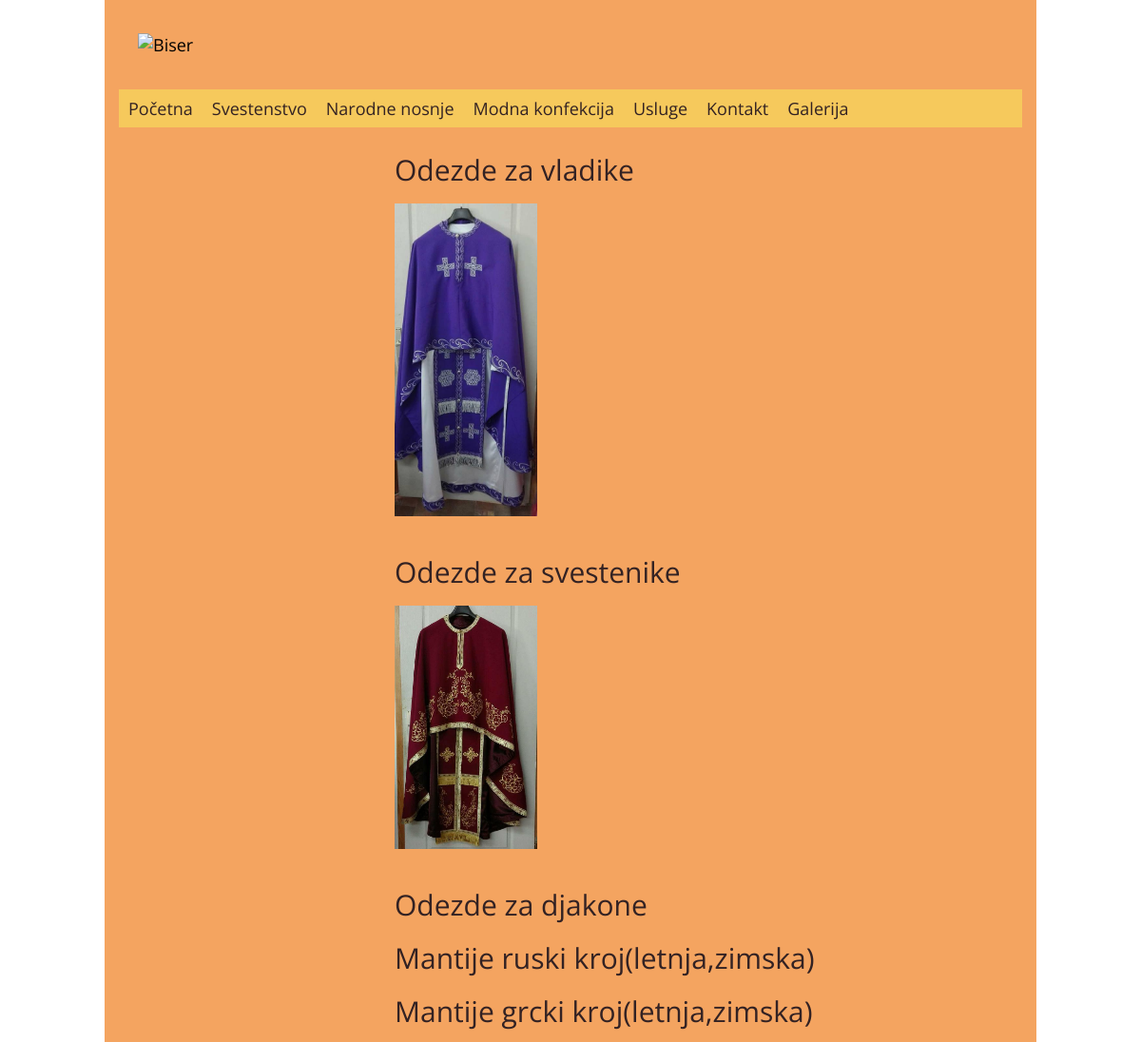
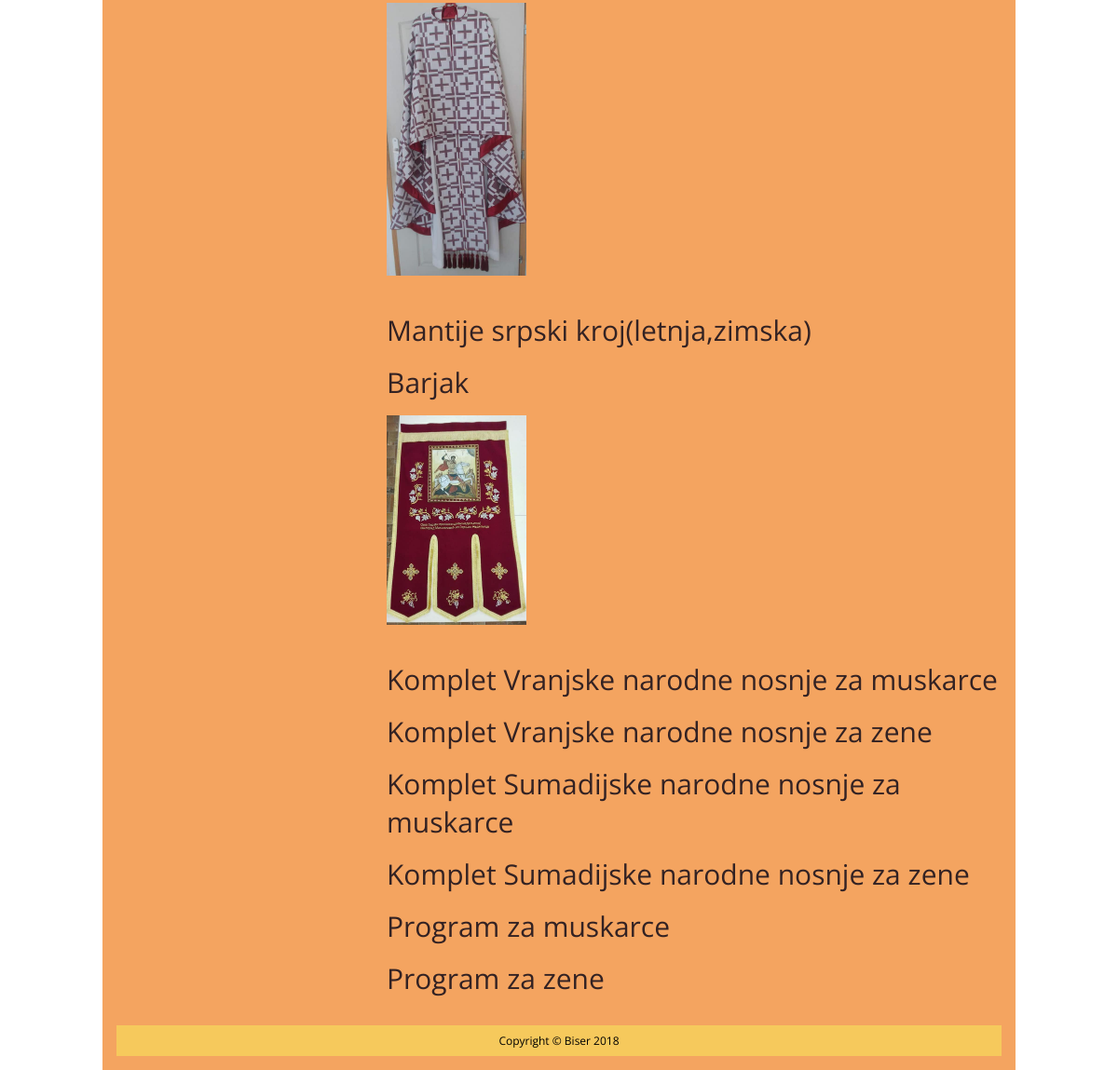
The page / on the database its author committed (2 pictures, top to bottom).
### tables this page shows
CREATE TABLE IF NOT EXISTS `kategorija` (
  `id` int(2) UNSIGNED NOT NULL AUTO_INCREMENT,
  `naziv` varchar(50) NOT NULL,
  `obrisan` int(1) NOT NULL DEFAULT '0',
  PRIMARY KEY (`id`)
);

CREATE TABLE IF NOT EXISTS `proizvodi` (
  `id` int(2) UNSIGNED NOT NULL AUTO_INCREMENT,
  `naziv` varchar(50) NOT NULL,
  `kategorija` varchar(50) NOT NULL,
  `slikaproizvoda` varchar(50) DEFAULT NULL,
  `obrisan` int(1) NOT NULL DEFAULT '0',
  `opisproizvoda` text NOT NULL,
  PRIMARY KEY (`id`)
);

### klase/classBaza.php (called while the page is built, shortened)
<?php
class Baza{
	private $db;
	public function __construct()
	{
		$this->db=@mysqli_connect("localhost","wwwkovin_biser", "wwwkovin_wwwkovi", "", "wwwkovin_biser");
		mysqli_query($this->db, "SET NAMES UTF8");
		return $this->db;
	}
	public function izvrsiUpit($upit)
	{
		return mysqli_query($this->db, $upit);
	}
	public function procitajRed($rez)
	{
		return mysqli_fetch_object($rez);
	}
}
?>

### index.php (the view, shortened to what this page needs)
<?php
require_once("klase/classBaza.php");
$db=new Baza();
?>
<!doctype html>
<html>
<head>
<link href="fa/css/font-awesome.min.css" type="text/css" rel="stylesheet">
<link href="css/style.css" type="text/css" rel="stylesheet">
</head>
<body>
<div id="wrapper">
	<div id="header">
		<div id="logo">
			<img src="galerije/logo3.jpg" alt="Biser">
		</div>
	</div>
	<div id="nav">
		<ul>
			<li><a href="index.php">Početna</a></li>
			<?php
			$upit="SELECT * FROM kategorija";
			$rez=$db->izvrsiUpit($upit);
			while($red=$db->procitajRed($rez))
			{
				echo "<li><a href='index.php?idKategorije=$red->id'>$red->naziv</a></li>";
			}
			?>
			<li><a href="usluge.php">Usluge</a></li>
			<li><a href="kontakt.php">Kontakt</a></li>
			<li><a href="katalog.php">Galerija</a></li>
		</ul>
	</div>
	<div id="sidebar2">
	<?php
	$upit="SELECT * FROM proizvodi WHERE obrisan=0  ";
	$rez=$db->izvrsiUpit($upit);
	while($red=$db->procitajRed($rez))
	{
		echo "<h2><a href='index.php?idProizvoda=$red->id'>".$red->naziv."</a></h2>";
		if($red->slikaproizvoda!="")echo "<img src='slike/$red->slikaproizvoda' width='150px' alt='slika'/><br><br>";
	}
	?>
	</div>
	<div id="footer">
		<p>Copyright &copy; Biser 2018</p>
	</div>
</div>
</body>
</html>

### css/style.css (style rules this page uses)
html { background-image: url(../slike/pozadina.jpg); background-repeat: no-repeat; background-attachment: fixed; background-position: center top; background-size:cover; }
body { margin: 0; padding: 0; font-family: 'Open Sans', sans-serif; font-size: 18px; }
h1, h2, h3, h4, h5, h6 { font-weight: normal; margin: 0.3em 0 0.5em; }
h2 { font-size: 30px; }
a:link, a:visited { color:#332223; text-decoration: none; }
#wrapper { width:950px; padding:15px; margin:0 auto; background-color:#F4A460; }
#header { background:#F4A460; margin-bottom:15px; padding:20px; overflow:hidden; }
#logo { float:left; position: center; }
#nav { height:40px; background:#F6C95C; margin-bottom:15px; }
#nav ul { margin: 0; padding: 0; list-style: none; }
#nav ul li { float:left; position: relative; }
#nav ul li a { padding:10px; height:20px; line-height: 20px; display: block; transition: 0.5s all ease; }
#nav ul li a:link, #nav ul li a:visited { color:#black; text-decoration: none; }
#sidebar2 { float:right; width:660px; margin-bottom:15px; position: relative; }
#footer { background:#F6C95C; clear:both; text-align: center; color: #black; font-size: 12px; padding: 8px; }
#footer p { margin: 0; }

### rows shown on the page
kategorija: naziv "Svestenstvo"
kategorija: naziv "Narodne nosnje"
kategorija: naziv "Modna konfekcija"
proizvodi: naziv "Odezde za vladike", slikaproizvoda (picture)
proizvodi: naziv "Odezde za svestenike", slikaproizvoda (picture)
proizvodi: naziv "Odezde za djakone"
proizvodi: naziv "Mantije ruski kroj(letnja,zimska)"
proizvodi: naziv "Mantije grcki kroj(letnja,zimska)", slikaproizvoda (picture)
proizvodi: naziv "Mantije srpski kroj(letnja,zimska)"
proizvodi: naziv "Barjak", slikaproizvoda (picture)
proizvodi: naziv "Komplet Vranjske narodne nosnje za muskarce"
proizvodi: naziv "Komplet Vranjske narodne nosnje za zene"
proizvodi: naziv "Komplet Sumadijske narodne nosnje za muskarce"
proizvodi: naziv "Komplet Sumadijske narodne nosnje za zene"
proizvodi: naziv "Program za muskarce"
proizvodi: naziv "Program za zene"
